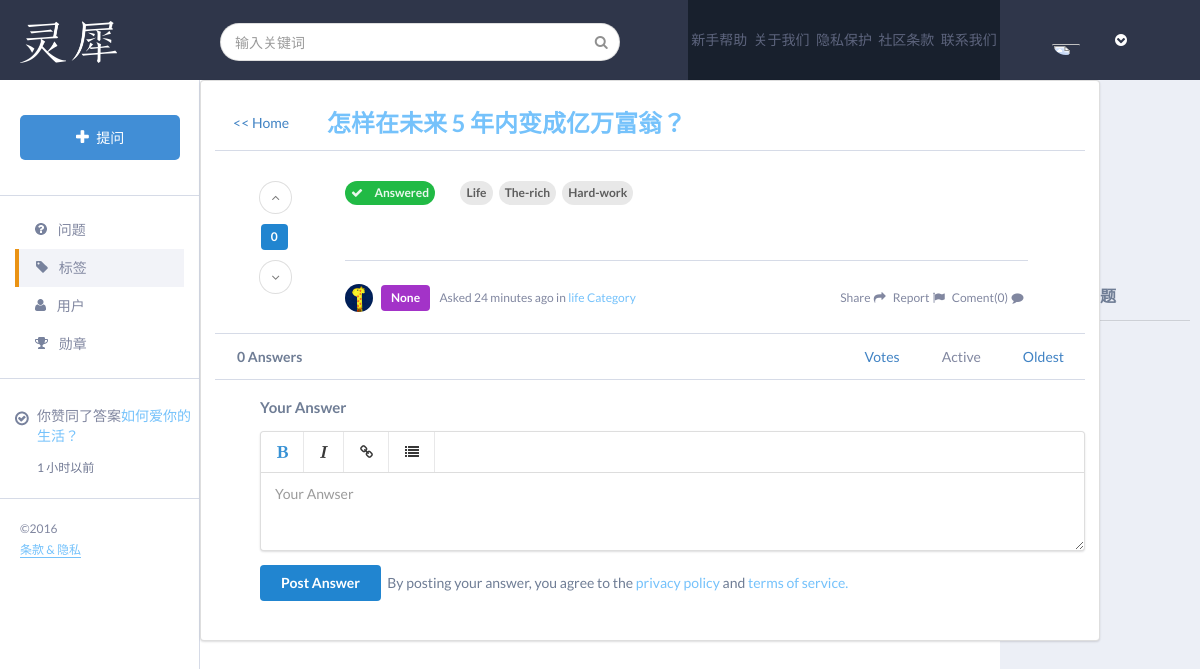
The app's page /questions/1/, older data.
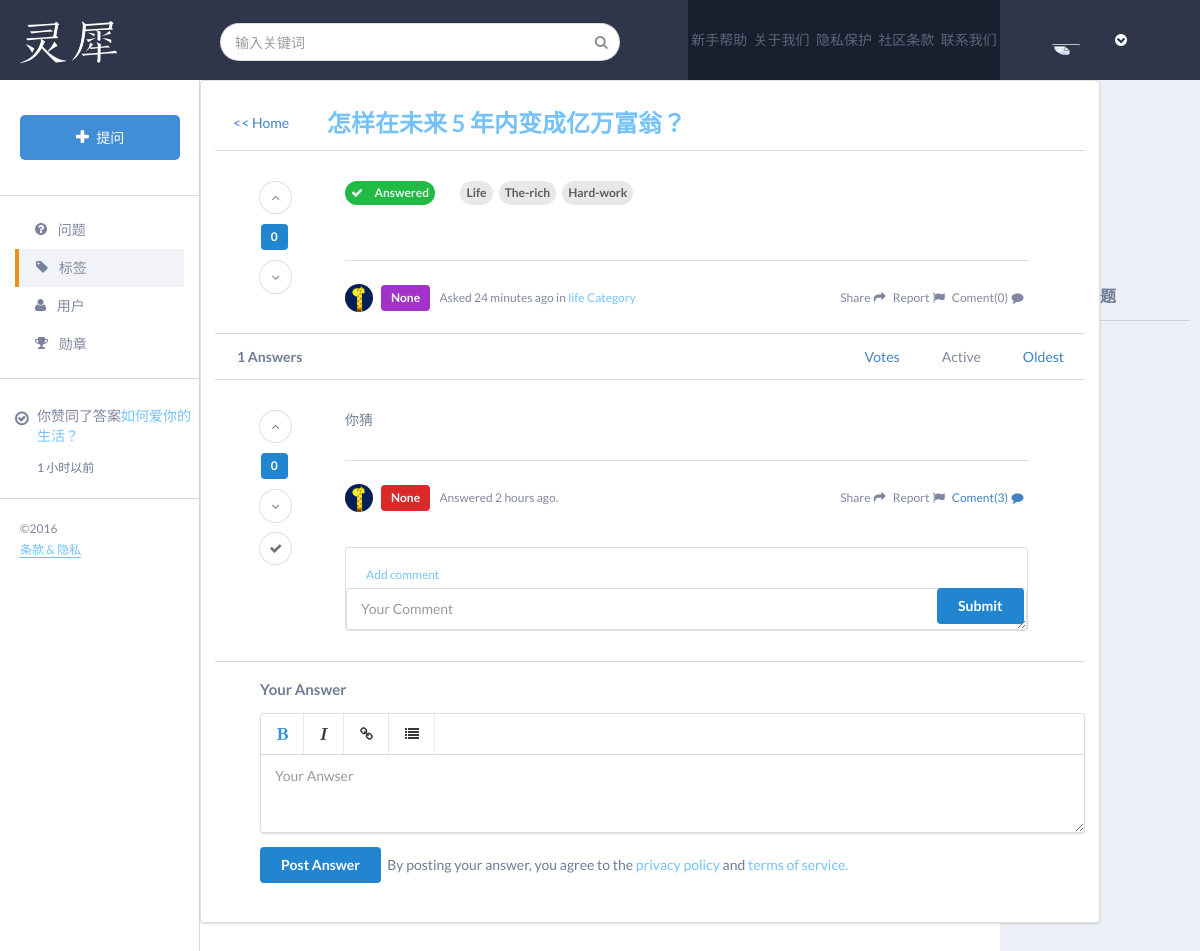
The same page, newer data.
### app/models.py (models this page shows, shortened)
class Question(models.Model):
    questioner = models.ForeignKey(to=UserProfile, related_name='user_question')
    title = models.CharField(max_length=100)
    detail = models.CharField(max_length=6000, null=True, blank=True)
    create_time = models.DateTimeField(auto_now_add=True)
    update_time = models.DateTimeField(auto_now=True)
    views = models.IntegerField(default=0)
    votes = models.IntegerField(default=0)

class UserProfile(models.Model):
    belong_to = models.OneToOneField(to=User, related_name='profile')
    profile_images = models.FileField(upload_to='user_profile_images', null=True, blank=True)
    address = models.CharField(max_length=100, null=True, blank=True)
    SEX_CHOICES = (
        ('female', u'女'),
        ('male', u'男'),
        ('secret', u'保密'),
    )
    TITLE_CHOICES = (
        (u'教授', u'教授'),
        (u'副教授', u'副教授'),
        (u'博士', u'博士'),
        (u'硕士', u'硕士'),
    )
    title = models.CharField(choices=TITLE_CHOICES, max_length=10, null=True, blank=True)
    sex = models.CharField(choices=SEX_CHOICES, max_length=10, null=True, blank=True)
    last_visit_dt = models.DateTimeField(null=True, blank=True)
    full_profile = models.BooleanField(default=False)

class Answer(models.Model):
    belong_to_question = models.ForeignKey(to=Question, related_name='question_answer')
    answerer = models.ForeignKey(to=UserProfile, related_name='user_answer')
    content = models.CharField(max_length=10000)
    best_answer = models.BooleanField(default=False)
    create_time = models.DateTimeField(auto_now_add=True)
    update_time = models.DateTimeField(auto_now=True)
    views = models.IntegerField(default=0)
    votes = models.IntegerField(default=0)

### app/views.py (the view)
# urls.py: url(r'^questions/(?P<question_id>\d+)/$', details,
def details(request, **kwargs):
    context = {}
    answer_tag = request.GET.get('answer_tag')
    question_id = kwargs['question_id']
    question = Question.objects.get(id=question_id)
    best_answers = Answer.objects.filter(best_answer=True,
                                         belong_to_question=question)
    answers = Answer.objects.filter(best_answer=False,
                                    belong_to_question=question)
    if answer_tag == 'votes':
        answers = answers.order_by('-votes')
    elif answer_tag == 'oldest':
        answers = answers.order_by('create_time')
    if best_answers:
        context['best_answers'] = best_answers
    if request.method == 'POST' and 'answer' in request.POST.keys():
        context['form'] = deal_with_answer(request, question)
    else:
        context['form'] = AnswerForm
    context['question'] = question
    context['answers'] = answers
    return render(request, 'details.html', context)

### app/templates/details.html (shortened to what the changed rows need)
{% extends 'base.html' %}
{% load staticfiles %}
{% block link %}
<link rel="stylesheet" href="{% static 'css/details.css' %}">
{% endblock %}
{% block content %}
<div class="ui segment middle">
    <div class="middle-title-lx">
      <div class="middle-title-right">
        <h2 class="back-home-lx">{{ question.title }}</h2>
      </div>
    </div>
    <div class="question-description-div">
      <div class="question-description-left">
        <div>
          <button class="circular small ui icon basic button" style="display:block;margin:0 auto;">
            <i class="angle up icon"></i>
          </button>
          <div class="ui blue label" style="margin-top:10px;margin-bottom:10px;">{{ question.views }}</div>
          <button class="circular small ui icon basic button" style="display:block;margin:0 auto;">
            <i class="angle down icon"></i>
          </button>
        </div>
      </div>
      <div class="question-description-right">
        <div class="question-description-message">
          <img src="/upload/{{ question.questioner.profile_images }}" class="ui avatar image">
          <div class="ui purple label">{{ question.questioner.title }}</div>
          <span class="message-span-lx">Asked 24 minutes ago in <a class="message-a-lx" href="#">life Category</a></span>
          <div class="description-right-options" style="float:right">
            <div class="actions">
            </div>
          </div>
        </div>
      </div>
    </div>
    <div class="answers-list-lx">
      <div class="answers-list-title">
        <span class="answers-numbers">{{ question.question_answer.all.count }} Answers</span>
        <span class="answers-list-tags">
          <a href="?answer_tag=oldest">Oldest</a>
        </span>
        <span class="answers-list-tags">
          Active
        </span>
        <span class="answers-list-tags">
          <a href="?answer_tag=votes">Votes</a>
        </span>
      </div>
    </div>
    {% for answer in answers %}
    <div class="answers-description-div2">
      <div class="question-description-left">
        <div>
          <button class="circular small ui icon basic button" style="display:block;margin:0 auto;">
            <i class="angle up icon"></i>
          </button>
          <div class="ui blue label" style="margin-top:10px;margin-bottom:10px;">{{ answer.views }}</div>
          <button class="circular small ui icon basic button" style="display:block;margin:0 auto;">
            <i class="angle down icon"></i>
          </button>
          <button class="circular small ui icon basic button" style="display:block;margin:9px auto;">
            <i class="checkmark icon"></i>
          </button>
        </div>
      </div>
      <div class="question-description-right">
        <div class="question-description-content">
          {{ answer.content }}
        </div>
        <div class="question-description-message">
          <img src="/upload/{{ answer.answerer.profile_images }}" class="ui avatar image">
          <div class="ui red label">{{ answer.answerer.title }}</div>
          <span class="message-span-lx">Answered 2 hours ago.</span>
          <div class="description-right-options" style="float:right">
            <div class="actions">
              <a style="color:#8187A0;font-size:12px;">
                Share
                <i class="share icon"></i>
              </a>
              <a style="color:#8187A0;font-size:12px;">
                Report
                <i class="flag icon"></i>
              </a>
              <a style="color:#4183c4;font-size:12px;">
                Coment(3)
                <i class="comment icon"></i>
              </a>
            </div>
          </div>
        </div>
        <div class="ui segment" style="box-shadow:none;margin-bottom:30px;padding-right:0;padding-left:0;padding-bottom:0px;">
          <div class="add-comment-lx">
            <a href="#" style="color:#75C2FB" >Add comment</a>
          </div>
          <form class="ui reply form" action="{% url 'answer_comment' question.id answer.id %}" method="post">
              <textarea name='comment' rows="1" placeholder="Your Comment"></textarea>
              <button type="submit" class="ui blue submit button comment">Submit</button>
          </form>
        </div>
      </div>
    </div>
    {% endfor %}
</div>
{% endblock %}

Row changes from the older to the newer data that the page shows:
changed Question "怎样在未来 5 年内变成亿万富翁？": question_answer.all.count "0" → "1"
added Answer: views "0", content "你猜", answerer.profile_images (picture), answerer "None"
